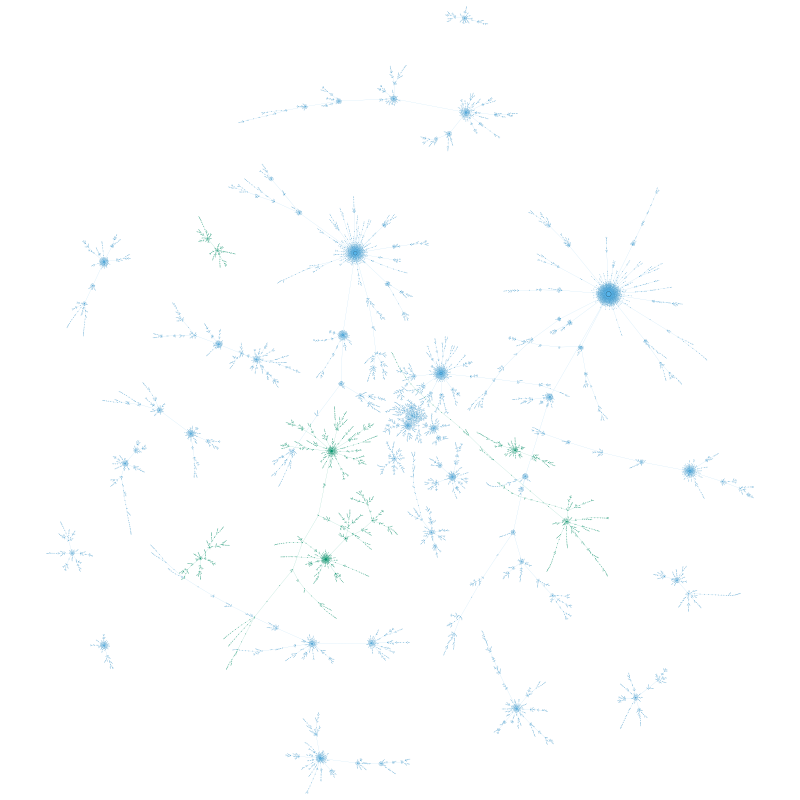
#> input picture project/gephi/figures/conversation_largest_components.png, 4000 x 4000 px (shown at 1/5 size); its folder holds only this picture in this run
$ python make_slides.py
#> lines starting #> are read from the running program, lines starting #| are printed output that depends on the picture
"""Slide-ready variants of the Gephi renders: Gephi PNG + legend panel + one-line caption (Pillow).

The network drawing is pasted unchanged (only scaled to fit); this script adds the legend and caption only.
Writes figures/<name>_slide.png at 3840x2160 (16:9).

Usage: python make_slides.py   (run from anywhere; paths are relative to this file)
Needs: Pillow (system Pillow 11.3.0 is fine).
"""
import csv
from pathlib import Path

from PIL import Image, ImageDraw, ImageFont

HERE = Path(__file__).resolve().parent
GEPHI = HERE.parent
FIG = GEPHI / "figures"
STATS = GEPHI / "stats"
W, H = 3840, 2160
PANEL_W = 1080
CAPTION_H = 230


def font(size, bold=False):
    names = (["Arial Bold.ttf", "Helvetica.ttc"] if bold else ["Arial.ttf", "Helvetica.ttc"])
    for n in names:
        for d in ("/System/Library/Fonts/Supplemental", "/System/Library/Fonts", "/Library/Fonts"):
            p = Path(d) / n
            if p.exists():
                return ImageFont.truetype(str(p), size)
    return ImageFont.load_default(size)


def top_classes(path, k=8):
    rows = list(csv.DictReader(open(path, encoding="utf-8")))
    return rows[:k]


def wrap(draw, text, f, width):
    words, lines, cur = text.split(), [], ""
    for w in words:
        t = (cur + " " + w).strip()
        if draw.textlength(t, font=f) <= width:
            cur = t
        else:
            lines.append(cur)
            cur = w
    if cur:
        lines.append(cur)
    return lines


def compose(src, out, title, items, caption, note=None):
#> called with src = 'conversation_largest_components.png'
    img = Image.open(FIG / src).convert("RGB")
#> img is the input picture: PIL image 4000x4000 RGB; mean R, G, B 253.3, 254.1, 254.4
    canvas = Image.new("RGB", (W, H), "white")
#> canvas: PIL image 3840x2160 RGB; every value is 255
    box_w, box_h = W - PANEL_W - 60, H - CAPTION_H - 40
    scale = min(box_w / img.width, box_h / img.height)
#> scale = 0.472
    im = img.resize((int(img.width * scale), int(img.height * scale)), Image.LANCZOS)
    canvas.paste(im, (30 + (box_w - im.width) // 2, 20 + (box_h - im.height) // 2))
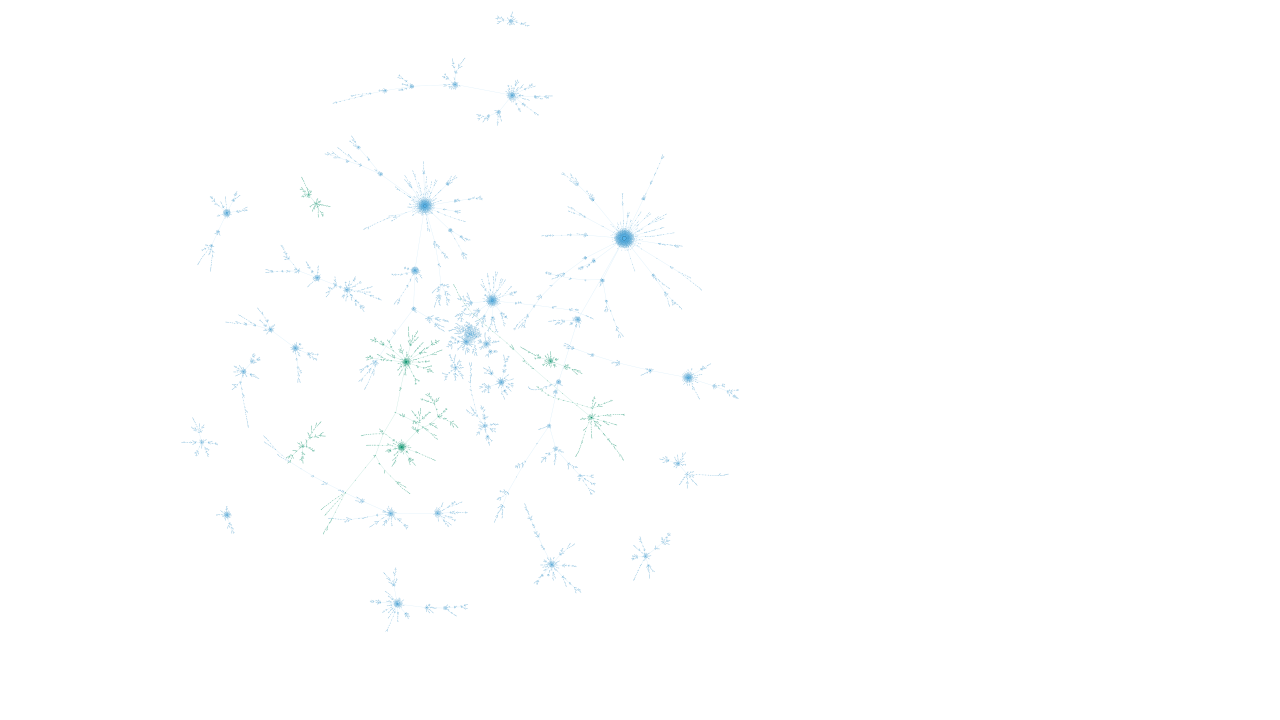
#> canvas: PIL image 3840x2160 RGB (shown at 1/3 size); mean R, G, B 254.2, 254.6, 254.7
    d = ImageDraw.Draw(canvas)
    x0 = W - PANEL_W
    d.line([(x0 - 10, 60), (x0 - 10, H - CAPTION_H - 40)], fill="#DDDDDD", width=3)
    y = 90
    for line in wrap(d, title, font(56, True), PANEL_W - 80):
#> in font, `names = (["Arial Bold.ttf", "Helvetica.ttc"] if bold else ["Arial.ttf"..`: names = ['Arial Bold.ttf', 'Helvetica.ttc']
#> in wrap, `words, lines, cur = text.split(), [], ""`: words = ['Conversation', 'trees', '(30', 'largest', 'components)']; cur = ''
        d.text((x0 + 30, y), line, fill="#111111", font=font(56, True))
        y += 70
#> this loop made 2 passes
#> after the loop, y = 230
    y += 30
#> y = 260
    for kind, colour, label in items:
        if kind == "dot":
            d.ellipse([x0 + 40, y + 6, x0 + 92, y + 58], fill=colour)
        elif kind == "line":
            w = label[1] if isinstance(label, tuple) else 14
            label = label[0] if isinstance(label, tuple) else label
            d.line([(x0 + 30, y + 32), (x0 + 110, y + 32)], fill=colour, width=w)
        elif kind == "head":
            d.text((x0 + 30, y + 10), label, fill="#333333", font=font(42, True))
            y += 70
            continue
        lines = wrap(d, label, font(42), PANEL_W - 190)
        for i, ln in enumerate(lines):
            d.text((x0 + 135, y + 8 + 50 * i), ln, fill="#222222", font=font(42))
        y += max(78, 50 * len(lines) + 28)
#> this loop made 2 passes
#> (lines, y) on passes 1 to 2: (['r/technology post or comment'], 338), (['r/programming post or comment'], 416)
#> after the loop, y = 416
    if note:
        y += 20
#> y = 436
        for ln in wrap(d, note, font(34), PANEL_W - 80):
            d.text((x0 + 30, y), ln, fill="#555555", font=font(34))
            y += 44
#> this loop made 2 passes
#> y on pass 1: 480
#> (ln, y) on pass 2: ('post-rooted network.', 524)
#> after the loop, y = 524
    d.rectangle([0, H - CAPTION_H, W, H], fill="#F4F4F4")
    cy = H - CAPTION_H + 30
    cap_lines = wrap(d, caption, font(44), W - 120)
#> cap_lines = 2 items
    if len(cap_lines) > 3:
        print(f"WARNING: caption for {out} wraps to {len(cap_lines)} lines; only 3 fit")
    for ln in cap_lines[:3]:
        d.text((60, cy), ln, fill="#111111", font=font(44))
        cy += 58
#> this loop made 2 passes
#> cy on passes 1 to 2: 2018, 2076
#> after the loop, cy = 2076
    canvas.save(FIG / out, optimize=True)
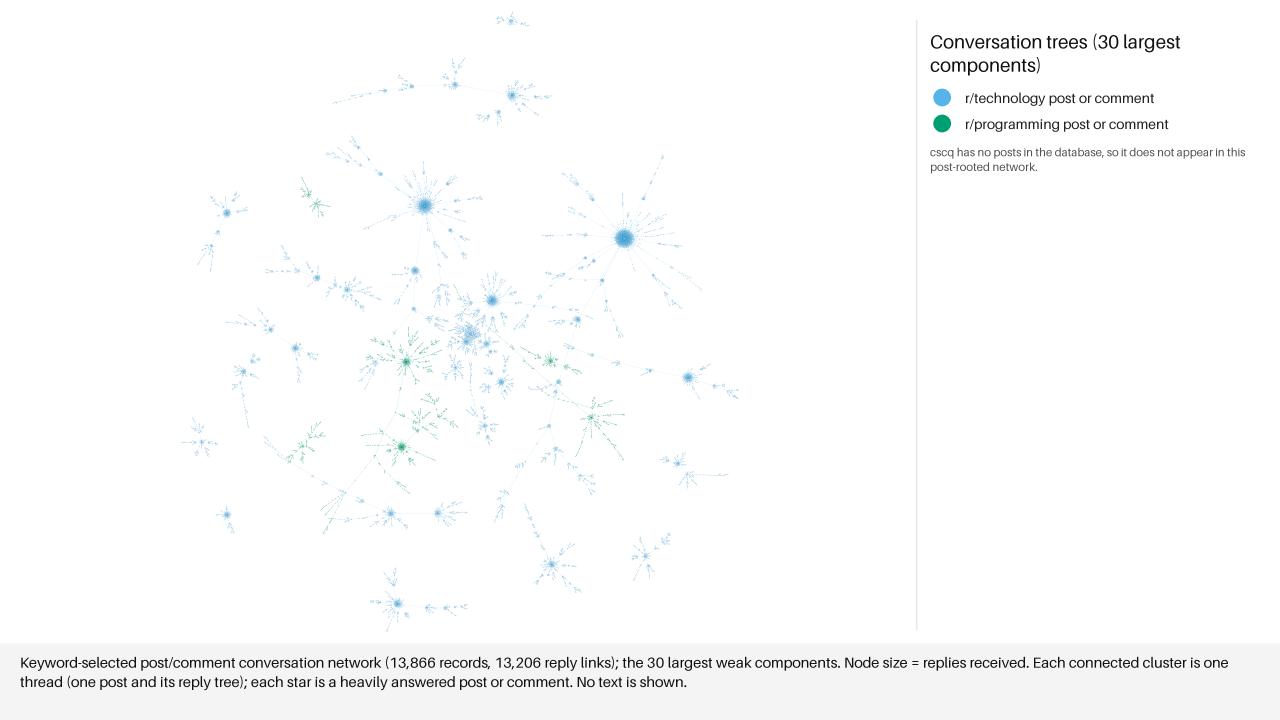
#> saved as conversation_largest_components_slide.png: PIL image 3840x2160 RGB (shown at 1/3 size); mean R, G, B 250.7, 251.2, 251.3
    print(out, canvas.size)
#| conversation_largest_components_slide.png (3840, 2160)


def main():
    if (FIG / "type_network_lift.png").exists():
        compose("type_network_lift.png", "type_network_lift_slide.png",
                "Which replies follow which comments? (cscq)",
                [("dot", "#4D4D4D", "Comment kind (rule-based marker in the parent comment)"),
                 ("dot", "#009E73", "Reply kind (marker in the direct reply)"),
                 ("head", None, "Edge = lift vs unmarked comments"),
                 ("line", "#D55E00", ("lift >= 1.2 (reply kind clearly more common)", 16)),
                 ("line", "#8C8C8C", ("lift 1.0 to 1.2", 10)),
                 ("line", "#DADADA", ("lift < 1.0 (less common than baseline)", 8))],
                "Comment kind to reply kind in r/cscareerquestions (91,229 direct replies, Jan 2025 - Sep 2026). "
                "Edge thickness is proportional to lift; experience (own layoff story) to sympathy = 2.82x (5.11% vs 1.82%). "
                "Markers are rule-based and not yet human-checked. Gephi Toolkit 0.11.4 render.",
                "Lift = reply-kind share under this comment kind / share under unmarked comments. Edges into 'agree' are a marker artefact (the rule also fires on hostile 'This...' replies).")
    if (FIG / "r4_author_types.png").exists():
        compose("r4_author_types.png", "r4_author_types_slide.png",
                "Author types in the cscq reply network",
                [("dot", "#0072B2", "story-sharer (233)"), ("dot", "#D55E00", "blame-talker (577)"),
                 ("dot", "#009E73", "helper (1,770)"), ("dot", "#CC79A7", "other (8,198)")],
                "r/cscareerquestions reply network, Jan - Jun 2025: 10,778 profiled authors (>= 5 comments), 91,657 directed pairs. "
                "Colour = rule-based author type; size = Gephi PageRank. Typed authors are not at the edge or in separate regions; "
                "they sit slightly nearer the centre than other authors, probably because they are more active (N1, N4). "
                "ForceAtlas2; positions have no geographic or temporal meaning.",
                "Node size: 4 + 36 x sqrt(scaled PageRank). Edges at 6% opacity.")
    if (FIG / "r4_modularity.png").exists() and (STATS / "r4_modularity_group_sizes.csv").exists():
        rows = top_classes(STATS / "r4_modularity_group_sizes.csv")
        items = [("dot", r["hex"], f"class {r['modularity_class']}: {int(r['users']):,} ({float(r['share_pct']):.1f}%)") for r in rows]
        items.append(("dot", "#C8C8C8", f"all other {81 - len(rows)} classes (grey)"))
        compose("r4_modularity.png", "r4_modularity_slide.png", "Gephi Modularity groups (8 largest)", items,
                "Same cscq network and layout as the author-type figure; colour = Gephi Modularity class "
                "(weighted, resolution 1.0, randomize off; 81 classes, Q = 0.27 on this profiled subgraph). "
                "Groups cut across author types; class numbers have no topic meaning.",
                "Colours here are arbitrary group IDs, not author types.")
    if (FIG / "largest_component_communities.png").exists():
        rows = top_classes(STATS / "authors_lwcc_palette.csv")
        items = [("dot", r["hex"], f"group {r['modularity_class']}: {int(r['users']):,} users ({100 * int(r['users']) / 9330:.1f}%)") for r in rows]
        other = sum(int(r["users"]) for r in list(csv.DictReader(open(STATS / "authors_lwcc_palette.csv", encoding="utf-8")))[8:])
        items.append(("dot", "#C8C8C8", f"other 58 groups (grey): {other:,} users ({100 * other / 9330:.1f}%)"))
        compose("largest_component_communities.png", "largest_component_communities_slide.png",
                "Structural groups in the largest component", items,
                "Largest weak component of the selected layoff-related author reply network (9,330 users, 12,360 directed pairs). "
                "Node size represents retained replies received; colour represents the baseline modularity partition "
                "(Gephi Modularity, weighted, resolution 1.0, randomize off, 66 groups, Q = 0.813). "
                "Layout positions have no geographical or temporal meaning.",
                "Colours here are arbitrary group IDs, not author types.")
    if (FIG / "conversation_largest_components.png").exists():
        compose("conversation_largest_components.png", "conversation_largest_components_slide.png",
                "Conversation trees (30 largest components)",
                [("dot", "#56B4E9", "r/technology post or comment"), ("dot", "#009E73", "r/programming post or comment")],
                "Keyword-selected post/comment conversation network (13,866 records, 13,206 reply links); the 30 largest weak components. "
                "Node size = replies received. Each connected cluster is one thread (one post and its reply tree); "
                "each star is a heavily answered post or comment. No text is shown.",
                "cscq has no posts in the database, so it does not appear in this post-rooted network.")


if __name__ == "__main__":
    main()

$ run again, on project/gephi/figures/type_network_lift.png
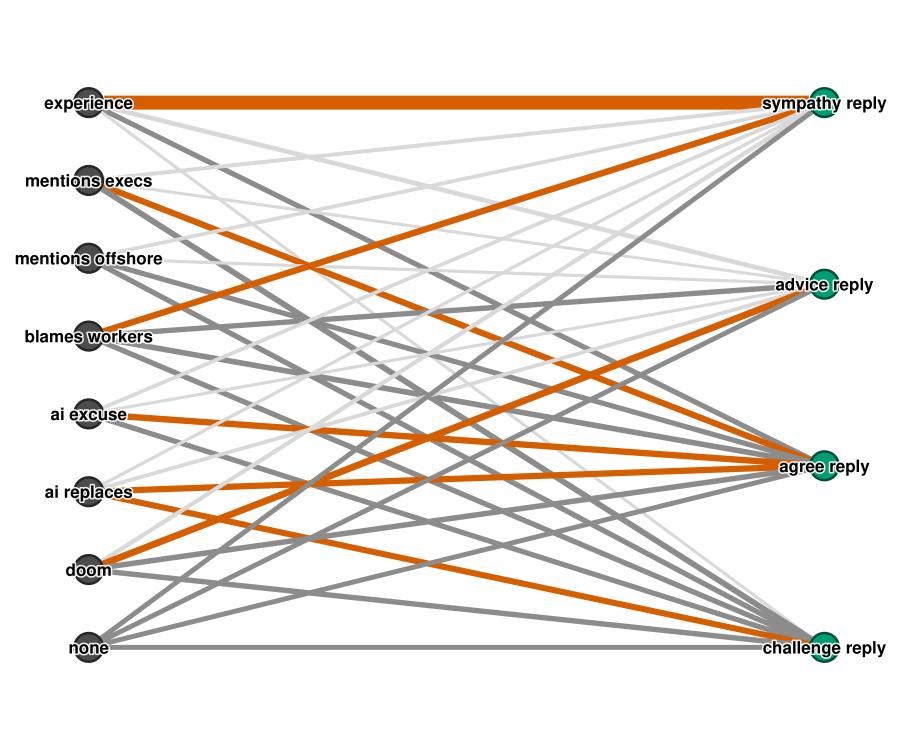
#> input picture project/gephi/figures/type_network_lift.png, 3600 x 3000 px (shown at 1/4 size)
#> in compose, img is the input picture: PIL image 3600x3000 RGB; mean R, G, B 238.8, 233.1, 228.3
#> in compose, `canvas.paste(im, (30 + (box_w - im.width) // 2, 20 + (box_h - im.heigh..`:
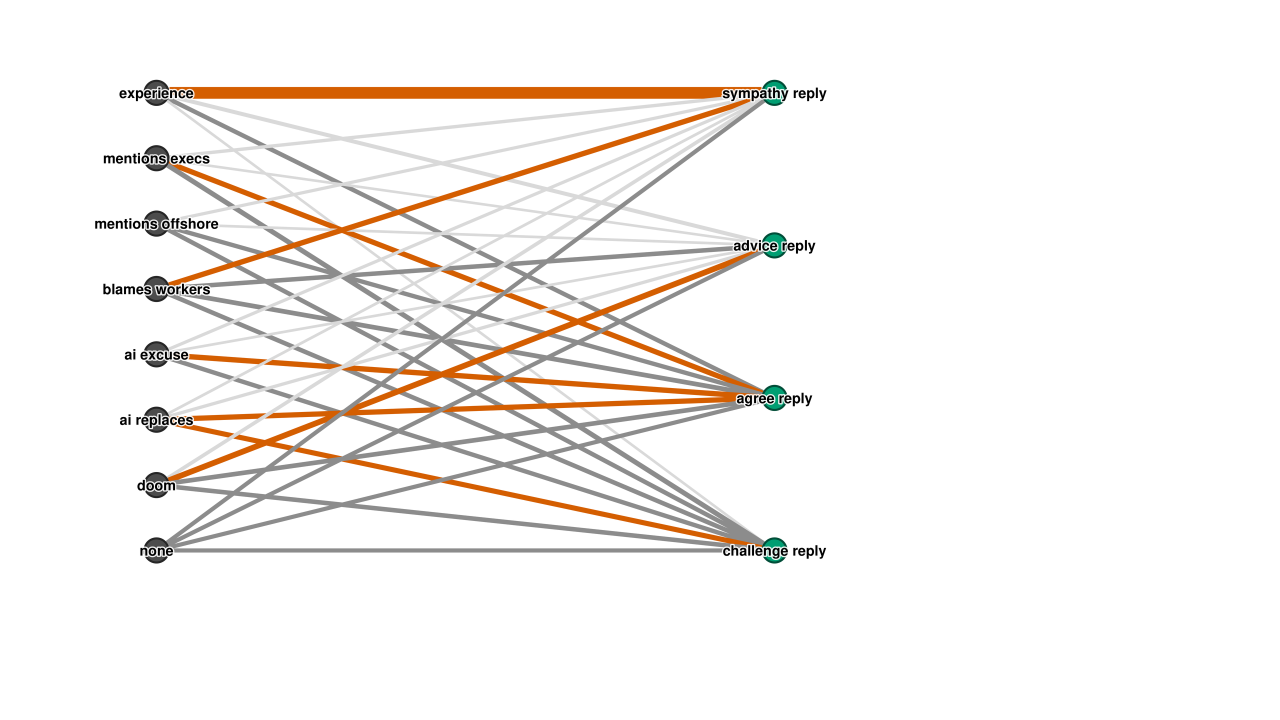
#> canvas: PIL image 3840x2160 RGB (shown at 1/3 size); mean R, G, B 246.6, 243.7, 241.2
#> names = ['Arial Bold.ttf', 'Helvetica.ttc']
#> words = ['Which', 'replies', 'follow', 'which', 'comments?', '(cscq)']; cur = ''
#> the loop in compose, `for line in wrap(d, title, font(56, True), PANEL_W - 80):` made 2 passes
#> (line, y) on passes 1 to 2: ('Which replies follow which comments?', 160), ('(cscq)', 230)
#> after the loop in compose, `for line in wrap(d, title, font(56, True), PANEL_W - 80):`: y = 230
#> in compose, `y += 30`: y = 260
#> the loop in compose, `for kind, colour, label in items:` made 6 passes
#> y on passes 1, 3, 4: 388, 536, 614
#> after the loop in compose, `for kind, colour, label in items:`: y = 770
#> in compose, `y += 20`: y = 790
#> the loop in compose, `for ln in wrap(d, note, font(34), PANEL_W - 80):` made 3 passes
#> y on passes 1 to 3: 834, 878, 922
#> after the loop in compose, `for ln in wrap(d, note, font(34), PANEL_W - 80):`: y = 922
#> cap_lines = 2 items
#> the loop in compose, `for ln in cap_lines[:3]:` made 2 passes
#> cy on passes 1 to 2: 2018, 2076
#> after the loop in compose, `for ln in cap_lines[:3]:`: cy = 2076
#> in compose, `canvas.save(FIG / out, optimize=True)`:
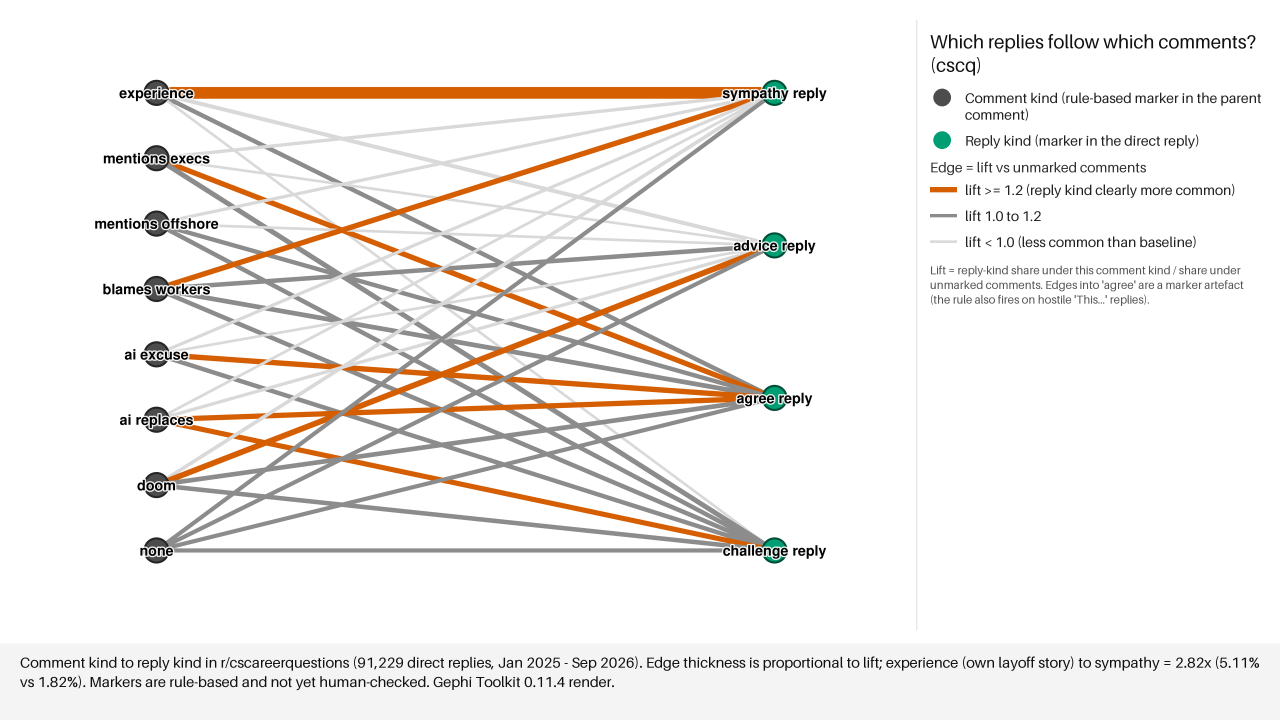
#> saved as type_network_lift_slide.png: PIL image 3840x2160 RGB (shown at 1/3 size); mean R, G, B 242.3, 239.4, 236.9
#| type_network_lift_slide.png (3840, 2160)
